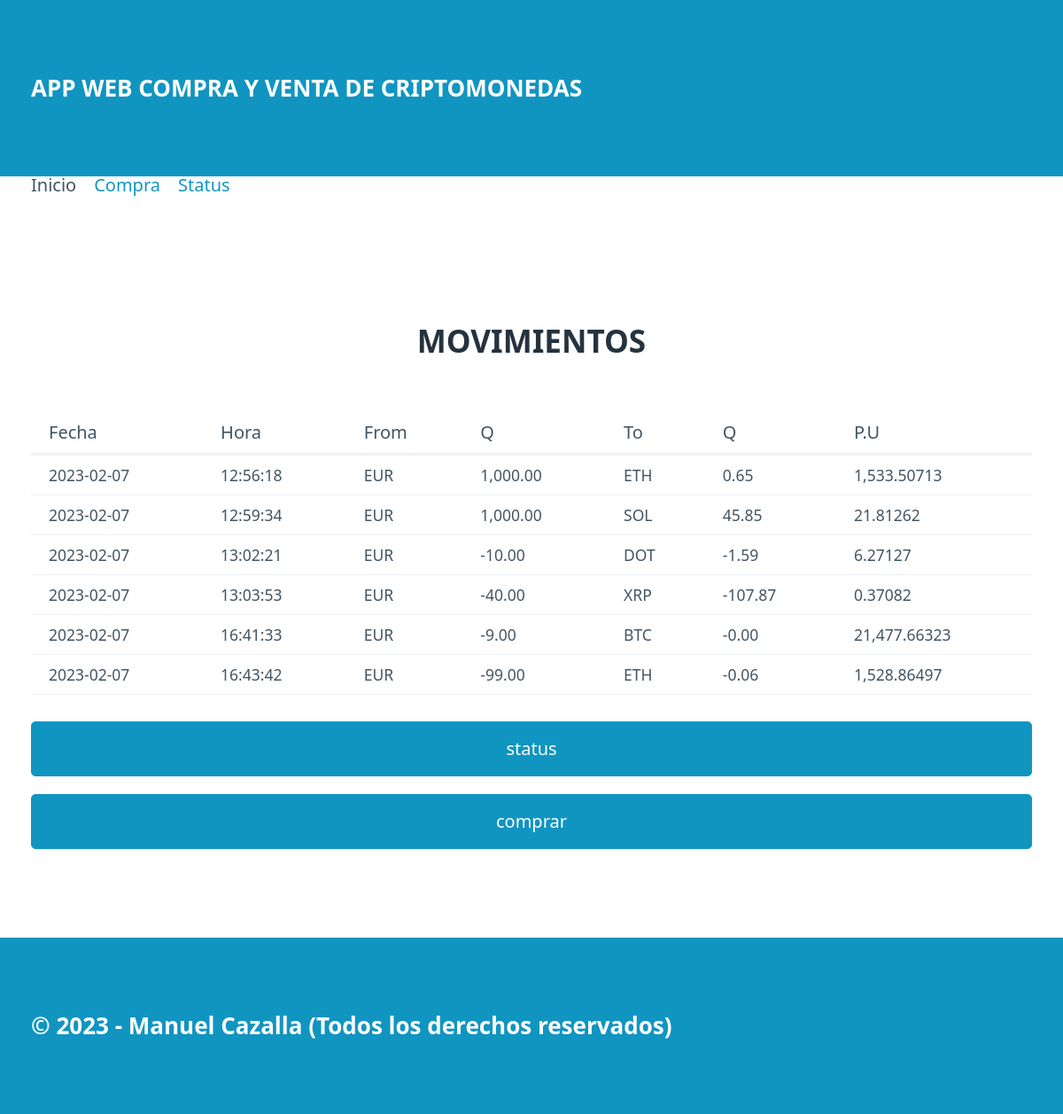
Before: / with the older database file.
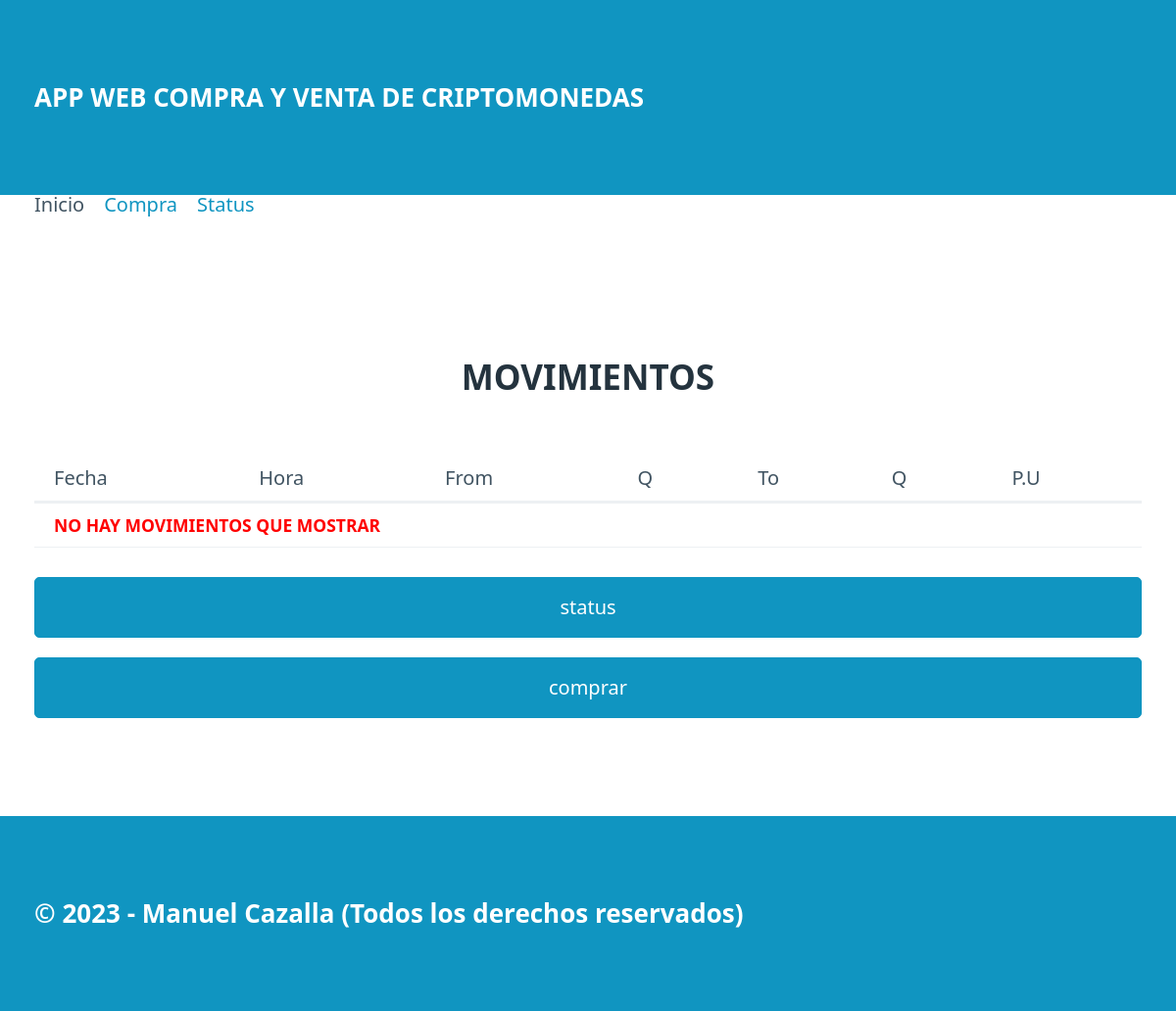
After: the same page with the newer database file.
### tables this page shows
CREATE TABLE "movimientos" (
	"id"	INTEGER,
	"date"	TEXT NOT NULL,
	"time"	TEXT NOT NULL,
	"moneda_from"	TEXT NOT NULL,
	"cantidad_from"	REAL,
	"moneda_to"	TEXT NOT NULL,
	"cantidad_to"	REAL,
	PRIMARY KEY("id" AUTOINCREMENT)
);

### blockchain/routes.py (the view)
@app.route("/")
def index():
    try:
        sqlite = ConecSqlite(ORIGIN_DATA)
        movimientos = sqlite.consultaSqlite("SELECT * from movimientos")
        return render_template("index.html",movements=  movimientos, puntero = "index.html",pageTitle ="movimimentos")
    except:
        flash("Base de datos no disponible,intentelo más tarde por favor")
        return render_template("index.html")

### blockchain/models.py (called while the page is built)
     def consultaSqlite(self,consulta):
            con = sqlite3.connect(self.ruta)
            cur = con.cursor()
            cur.execute(consulta)
            resultado = []
            columnas = cur.description
            filas = cur.fetchall()
            for dato in filas:
                movimiento = {}
                posicion = 0
                for nombre in columnas:
                    movimiento[nombre[0]] = dato[posicion]
                    posicion += 1
                resultado.append(movimiento)
            con.close()
            return resultado

### blockchain/templates/index.html
{% extends "base.html" %}
{% block section%}
        <table>
            <div class = "h2">
                <h2>MOVIMIENTOS</h2>
            </div>
            <thead>
               <tr>
                    <th>Fecha</th>
                    <th>Hora</th>
                    <th>From</th>
                    <th>Q</th>
                    <th>To</th>
                    <th>Q</th>
                    <th>P.U</th>
                </tr>
            </thead>
            <tbody>
                {% if movements %}
                {% for movement in movements %}
                <tr>
                    <td>{{movement.date}}</td>
                    <td>{{movement.time}}</td>
                    <td>{{movement.moneda_from}}</td>
                    <td>{{"{:,.2f}".format(movement.cantidad_from)}}</td>
                    <td>{{movement.moneda_to}}</td>
                    <td>{{"{:,.2f}".format (movement.cantidad_to)}}</td>
                    <td>{{"{:,.5f}".format(movement.cantidad_from / movement.cantidad_to)}}</td>
                </tr>
                {% endfor %}
                {% else%}
                <tr>
                    <td colspan="7" class="lista-vacia">NO HAY MOVIMIENTOS QUE MOSTRAR</td>
                </tr>
                {%endif%}
            </tbody>
        </table>
        <a href="/status"><button class ="status" method="POST">status</button></a>
        <a href="/purchase"><button class="comprar" method="POST">comprar</button></a>
{% endblock %}

### blockchain/templates/base.html (shortened to what this page needs)
<html lang="es">
<head>
    <link rel="stylesheet" href="/static/css/pico.css">
    <link rel="stylesheet" href="/static/css/styles.css">
</head>
<body>
    <header>
        <div class="container">
            APP WEB COMPRA Y VENTA DE CRIPTOMONEDAS
        </div>
    </header>
    <nav class="container">
        <ul>
            <li>
                {% if puntero == "index.html" %}
                <span>Inicio</span>
            </li>
            <li>
                <a href="/purchase">Compra</a>
            </li>
            <li>
                <a href="/status">Status</a>
            </li>
        </ul>
        {% endif %}
    </nav>
    <nav class="container">
        <ul>
            <li>
    </nav>
    <nav class="container">
        <ul>
            <li>
    </nav>
    <section class="container">
       {% block section %}{% endblock %}
    </section>
    <footer>
        <div class="container">
            &copy; 2023 - Manuel Cazalla (Todos los derechos reservados)
        </div>
    </footer>
</body>
</html>

### blockchain/static/css/styles.css (style rules this page uses)
header, footer { background-color: var(--primary); color: var(--primary-inverse); font-size: 1.3em; font-weight: bold; }
body { min-height: 100vh; display: grid; grid-template-rows: auto 20px 1fr auto; margin: 0; }
.lista-vacia { color: red; font-weight: bold; font-size: 0,8em; }
.h2 { text-align: center; }

Changed rows visible on the page:
removed movimientos: date "2023-02-07", time "12:56:18", moneda_from "EUR", cantidad_from "1,000.00", moneda_to "ETH", cantidad_to "0.65", movement.cantidad_from/movement.cantidad_to "1,533.50713"
removed movimientos: date "2023-02-07", time "12:59:34", moneda_from "EUR", cantidad_from "1,000.00", moneda_to "SOL", cantidad_to "45.85", movement.cantidad_from/movement.cantidad_to "21.81262"
removed movimientos: date "2023-02-07", time "13:02:21", moneda_from "EUR", cantidad_from "-10.00", moneda_to "DOT", cantidad_to "-1.59", movement.cantidad_from/movement.cantidad_to "6.27127"
removed movimientos: date "2023-02-07", time "13:03:53", moneda_from "EUR", cantidad_from "-40.00", moneda_to "XRP", cantidad_to "-107.87", movement.cantidad_from/movement.cantidad_to "0.37082"
removed movimientos: date "2023-02-07", time "16:41:33", moneda_from "EUR", cantidad_from "-9.00", moneda_to "BTC", cantidad_to "-0.00", movement.cantidad_from/movement.cantidad_to "21,477.66323"
removed movimientos: date "2023-02-07", time "16:43:42", moneda_from "EUR", cantidad_from "-99.00", moneda_to "ETH", cantidad_to "-0.06", movement.cantidad_from/movement.cantidad_to "1,528.86497"
Other visible differences:
text now shown: "NO HAY MOVIMIENTOS QUE MOSTRAR"
